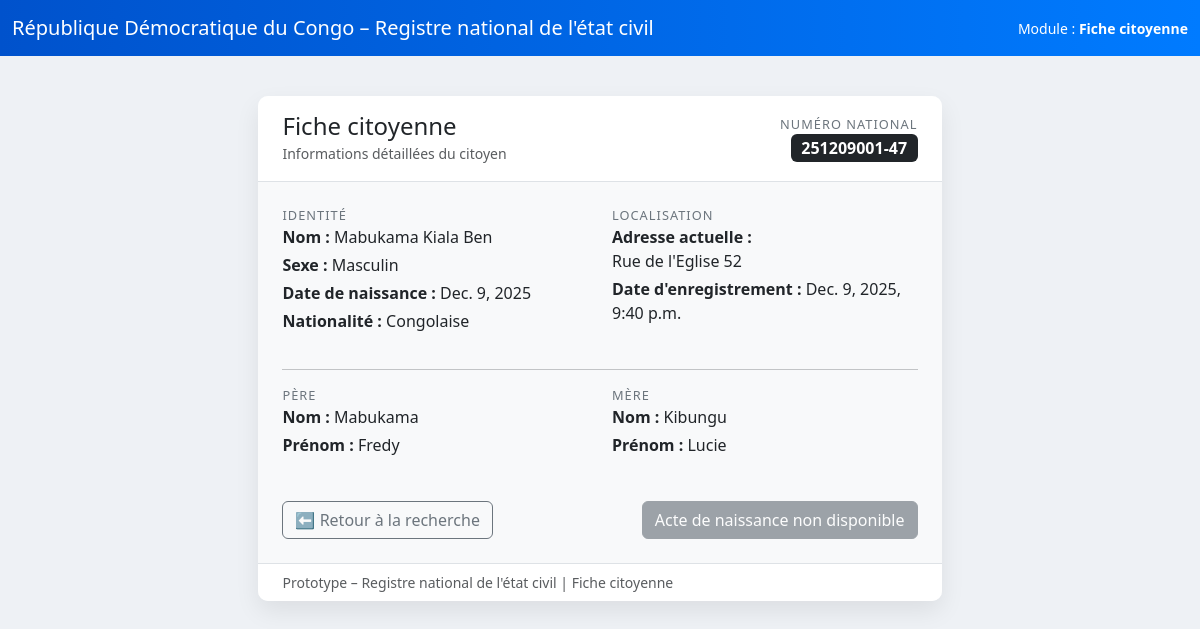
Screenshot of /citoyen/1/ (signed in) with the database file from the repository.
### personnes/models.py (models this page shows, shortened)
class Personne(models.Model):
    SEXE_CHOICES = [
        ('M', 'Masculin'),
        ('F', 'Féminin'),
    ]
    numero_national = models.CharField(max_length=12, unique=True, blank=True)
    nom = models.CharField(max_length=100)
    postnom = models.CharField(max_length=100, blank=True)
    prenom = models.CharField(max_length=100)
    sexe = models.CharField(max_length=1, choices=SEXE_CHOICES)
    date_naissance = models.DateField()
    nom_pere = models.CharField(max_length=100)
    prenom_pere = models.CharField(max_length=100, blank=True)
    nom_mere = models.CharField(max_length=100)
    prenom_mere = models.CharField(max_length=100, blank=True)
    nationalite = models.CharField(max_length=100, default='Congolaise')
    adresse_actuelle = models.CharField(max_length=255, blank=True)
    date_creation = models.DateTimeField(auto_now_add=True)
    date_modification = models.DateTimeField(auto_now=True)

### personnes/views.py (the view)
# urls.py: path("citoyen/<int:personne_id>/", views.detail_citoyen, name="detail_citoyen"),
@login_required(login_url="login")
def detail_citoyen(request, personne_id: int):
    personne = get_object_or_404(Personne, pk=personne_id)
    acte = ActeNaissance.objects.filter(personne=personne).first()
    contexte = {
        "personne": personne,
        "acte": acte,
    }
    return render(request, "citoyen_detail.html", contexte)

### templates/citoyen_detail.html (shortened to what this page needs)
<!DOCTYPE html>
<html lang="fr">
<head>
    <link
        href="https://cdn.jsdelivr.net/npm/bootstrap@5.3.3/dist/css/bootstrap.min.css"
        rel="stylesheet"
    >
</head>
<body>
<div class="app-shell">
    <nav class="navbar app-header navbar-dark">
        <div class="container-fluid">
            <span class="navbar-brand">
                République Démocratique du Congo – Registre national de l'état civil
            </span>
            <div class="text-end text-white small">
                Module : <strong>Fiche citoyenne</strong>
            </div>
        </div>
    </nav>
    <div class="app-window">
        <div class="px-4 py-3 border-bottom bg-white d-flex justify-content-between align-items-center">
            <div>
                <h4 class="mb-0">Fiche citoyenne</h4>
                <small class="text-muted">Informations détaillées du citoyen</small>
            </div>
            <div class="text-end">
                <div class="label-title">Numéro national</div>
                <span class="badge bg-dark fs-6">{{ personne.numero_national }}</span>
            </div>
        </div>
        <div class="px-4 py-4">
            <div class="row mb-3">
                <div class="col-md-6 mb-3">
                    <div class="label-title">Identité</div>
                    <p class="mb-1"><strong>Nom :</strong> {{ personne.nom }} {{ personne.postnom }} {{ personne.prenom }}</p>
                    <p class="mb-1"><strong>Sexe :</strong> {{ personne.get_sexe_display }}</p>
                    <p class="mb-1"><strong>Date de naissance :</strong> {{ personne.date_naissance }}</p>
                    <p class="mb-1"><strong>Nationalité :</strong> {{ personne.nationalite }}</p>
                </div>
                <div class="col-md-6 mb-3">
                    <div class="label-title">Localisation</div>
                    <p class="mb-1"><strong>Adresse actuelle :</strong><br>{{ personne.adresse_actuelle|default:"—" }}</p>
                    <p class="mb-1"><strong>Date d'enregistrement :</strong> {{ personne.date_creation }}</p>
                </div>
            </div>
            <hr>
            <div class="row mb-3">
                <div class="col-md-6 mb-3">
                    <div class="label-title">Père</div>
                    <p class="mb-1"><strong>Nom :</strong> {{ personne.nom_pere }}</p>
                    <p class="mb-1"><strong>Prénom :</strong> {{ personne.prenom_pere|default:"—" }}</p>
                </div>
                <div class="col-md-6 mb-3">
                    <div class="label-title">Mère</div>
                    <p class="mb-1"><strong>Nom :</strong> {{ personne.nom_mere }}</p>
                    <p class="mb-1"><strong>Prénom :</strong> {{ personne.prenom_mere|default:"—" }}</p>
                </div>
            </div>
            <div class="d-flex justify-content-between mt-4">
                <a href="{% url 'recherche_citoyen' %}" class="btn btn-outline-secondary">
                    ⬅ Retour à la recherche
                </a>
                {% if acte %}
                    <a href="{% url 'acte_naissance' personne.id %}" class="btn btn-primary">
                        Générer l'acte de naissance
                    </a>
                {% else %}
                    <button class="btn btn-secondary" disabled>
                        Acte de naissance non disponible
                    </button>
                {% endif %}
            </div>
        </div>
        <div class="px-4 py-2 bg-white border-top text-muted small">
            Prototype – Registre national de l'état civil | Fiche citoyenne
        </div>
    </div>
</div>
</body>
</html>

### templates/citoyen_detail.html (style rules this page uses)
body { background: #eef1f5; }
.app-shell { min-height: 100vh; display: flex; flex-direction: column; }
.app-header { background: linear-gradient(90deg, #0052cc, #007bff); }
.app-window { max-width: 900px; margin: 40px auto; border-radius: 10px; overflow: hidden; box-shadow: 0 10px 25px rgba(0,0,0,0.08); background-color: #f8f9fa; }
.label-title { font-size: 0.8rem; text-transform: uppercase; color: #6c757d; letter-spacing: 0.08em; }

### rows the page displays
Personne: numero_national "251209001-47", nom "Mabukama", postnom "Kiala", prenom "Ben", sexe "Masculin", date_naissance "Dec. 9, 2025", nationalite "Congolaise", adresse_actuelle "Rue de l'Eglise 52", date_creation "Dec. 9, 2025, 9:40 p.m.", nom_pere "Mabukama", prenom_pere "Fredy", nom_mere "Kibungu", prenom_mere "Lucie"
